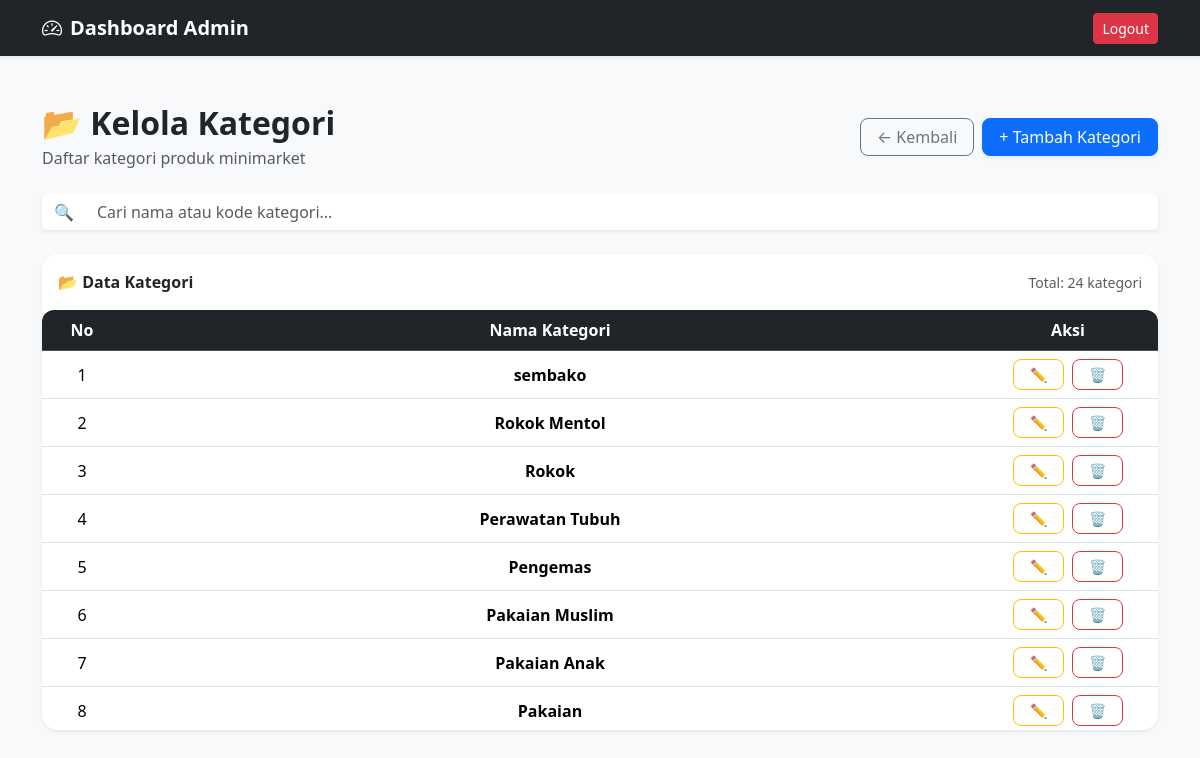
Screenshot of /admin/kategori/index.php (signed in) with the database file from the repository.
### tables this page shows
CREATE TABLE `kategori` (
  `id_kategori` int NOT NULL,
  `nama_kategori` varchar(100) NOT NULL
);

### admin/kategori/index.php (the view, shortened to what this page needs)
<?php
include '../../config/db.php';
$cari = $_GET['cari'] ?? '';
$query = mysqli_query(
    $koneksi,
    "SELECT *
    FROM kategori
    WHERE nama_kategori LIKE '%$cari%'
    ORDER BY nama_kategori DESC"
);
?>
<!DOCTYPE html>
<html lang="id">
<head>
    <link href="https://cdn.jsdelivr.net/npm/bootstrap@5.3.8/dist/css/bootstrap.min.css" rel="stylesheet"
>
    <link rel="stylesheet" href="https://cdn.jsdelivr.net/npm/bootstrap-icons@1.11.3/font/bootstrap-icons.min.css">
</head>
<body class="bg-light">
    <nav class="navbar navbar-expand-lg navbar-dark bg-dark shadow-sm">
        <div class="container">
            <a href="../index.php" class="navbar-brand fw-bold text-decoration-none">
                <span class="navbar-brand fw-bold">
                    <i class="bi bi-speedometer2 me-2"></i>Dashboard Admin
                </span>
            </a>
            <div class="ms-auto">
                <a href="../../auth/logout.php" class="btn btn-danger btn-sm">
                    Logout
                </a>
            </div>
        </div>
    </nav>
    <div class="container py-5">
        <div class="d-flex justify-content-between align-items-center mb-4">
            <div>
                <h2 class="fw-bold mb-1">📂 Kelola Kategori</h2>
                <p class="text-muted mb-0">Daftar kategori produk minimarket</p>
            </div>
            <div class="d-flex gap-2">
                <a href="../index.php" class="btn btn-outline-secondary rounded-3 px-3">
                    ← Kembali
                </a>
                <a href="tambah.php" class="btn btn-primary rounded-3 px-3 shadow-sm">
                    + Tambah Kategori
                </a>
            </div>
        </div>
        <form method="GET" class="mb-4" id="formCari">
            <div class="input-group shadow-sm">
                <span class="input-group-text bg-white border-0">🔍</span>
                <input type="text" id="inputCari" name="cari" class="form-control border-0"
                    placeholder="Cari nama atau kode kategori..." value="<?= htmlspecialchars($cari); ?>">
            </div>
        </form>
        <div class="card border-0 shadow-sm rounded-4 overflow-hidden">
            <div class="card-header bg-white border-0 py-3">
                <div class="d-flex justify-content-between align-items-center">
                    <strong>📂 Data Kategori</strong>
                    <span class="text-muted small">
                        Total: <?= mysqli_num_rows($query); ?> kategori
                    </span>
                </div>
            </div>
            <div class="card-body p-0">
                <div class="table-scroll">
                    <table class="table table-hover align-middle mb-0 text-center">
                        <thead class="table-dark">
                            <tr>
                                <th width="80">No</th>
                                <th>Nama Kategori</th>
                                <th width="180">Aksi</th>
                            </tr>
                        </thead>
                        <tbody>
                            <?php $no = 1; while ($kategori = mysqli_fetch_assoc($query)) : ?>
                            <tr>
                                <td><?= $no++; ?></td>
                                <td class="fw-semibold">
                                    <?= $kategori['nama_kategori']; ?>
                                </td>
                                <td>
                                    <div class="d-flex justify-content-center gap-2">
                                        <a href="edit.php?id=<?= $kategori['id_kategori']; ?>"
                                            class="btn btn-sm btn-outline-warning rounded-3 px-3">
                                            ✏️
                                        </a>
                                        <a href="../../proses/admin/hapus/proses_hapus_kategori.php?id=<?= $kategori['id_kategori']; ?>"
                                            class="btn btn-sm btn-outline-danger rounded-3 px-3"
                                            onclick="return confirm('Yakin ingin menghapus kategori ini?')">
                                            🗑️
                                        </a>
                                    </div>
                                </td>
                            </tr>
                            <?php endwhile; ?>
                        </tbody>
                    </table>
                </div>
            </div>
        </div>
    </div>
</body>
</html>

### admin/kategori/index.php (style rules this page uses)
.table-scroll { max-height: 420px; overflow-y: auto; border-radius: 12px; }
.table-scroll thead th { position: sticky; top: 0; z-index: 10; background: #212529; }
.table-scroll table { margin-bottom: 0; }
.card { border-radius: 16px; }
.btn { transition: 0.2s; }

### rows the page displays
kategori: nama_kategori "sembako"
kategori: nama_kategori "Rokok Mentol"
kategori: nama_kategori "Rokok"
kategori: nama_kategori "Perawatan Tubuh"
kategori: nama_kategori "Pengemas"
kategori: nama_kategori "Pakaian Muslim"
kategori: nama_kategori "Pakaian Anak"
kategori: nama_kategori "Pakaian"

### other values shown
mysqli_num_rows($query) "24"
